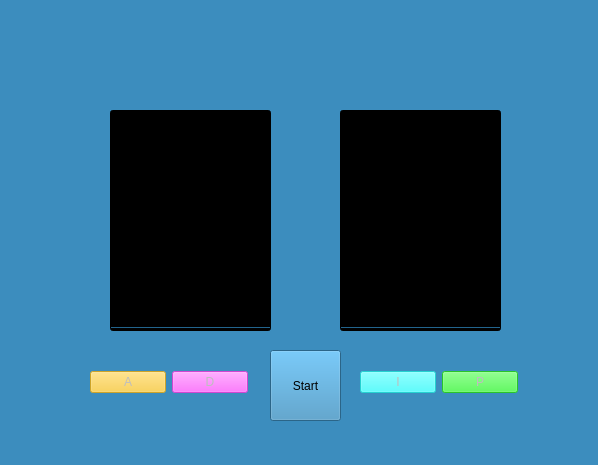
<?xml version="1.0" encoding="UTF-8"?>
<ui version="4.0">
 <class>Game</class>
 <widget class="QWidget" name="Game">
  <property name="geometry">
   <rect>
    <x>0</x>
    <y>0</y>
    <width>598</width>
    <height>465</height>
   </rect>
  </property>
  <property name="windowTitle">
   <string>Form</string>
  </property>
  <property name="styleSheet">
   <string notr="true">background-color: rgb(60, 141, 190);</string>
  </property>
  <widget class="QProgressBar" name="progressBar">
   <property name="geometry">
    <rect>
     <x>110</x>
     <y>110</y>
     <width>161</width>
     <height>221</height>
    </rect>
   </property>
   <property name="styleSheet">
    <string notr="true">
background-color:rgb(0,0,0);
</string>
   </property>
   <property name="maximum">
    <number>20</number>
   </property>
   <property name="value">
    <number>0</number>
   </property>
   <property name="textVisible">
    <bool>false</bool>
   </property>
   <property name="orientation">
    <enum>Qt::Vertical</enum>
   </property>
  </widget>
  <widget class="QProgressBar" name="progressBar_2">
   <property name="geometry">
    <rect>
     <x>340</x>
     <y>110</y>
     <width>161</width>
     <height>221</height>
    </rect>
   </property>
   <property name="styleSheet">
    <string notr="true">background-color: rgb(0,0,0);</string>
   </property>
   <property name="maximum">
    <number>20</number>
   </property>
   <property name="value">
    <number>0</number>
   </property>
   <property name="textVisible">
    <bool>false</bool>
   </property>
   <property name="orientation">
    <enum>Qt::Vertical</enum>
   </property>
   <property name="invertedAppearance">
    <bool>false</bool>
   </property>
  </widget>
  <widget class="QWidget" name="layoutWidget">
   <property name="geometry">
    <rect>
     <x>360</x>
     <y>370</y>
     <width>158</width>
     <height>25</height>
    </rect>
   </property>
   <layout class="QHBoxLayout" name="horizontalLayout_2">
    <item>
     <widget class="QPushButton" name="button3">
      <property name="enabled">
       <bool>false</bool>
      </property>
      <property name="styleSheet">
       <string notr="true">background-color:rgb(44,255,255)</string>
      </property>
      <property name="text">
       <string>I</string>
      </property>
     </widget>
    </item>
    <item>
     <widget class="QPushButton" name="button4">
      <property name="enabled">
       <bool>false</bool>
      </property>
      <property name="styleSheet">
       <string notr="true">background-color:rgb(50,240,50)</string>
      </property>
      <property name="text">
       <string>P</string>
      </property>
     </widget>
    </item>
   </layout>
  </widget>
  <widget class="QWidget" name="layoutWidget">
   <property name="geometry">
    <rect>
     <x>90</x>
     <y>370</y>
     <width>158</width>
     <height>25</height>
    </rect>
   </property>
   <layout class="QHBoxLayout" name="horizontalLayout">
    <item>
     <widget class="QPushButton" name="button1">
      <property name="enabled">
       <bool>false</bool>
      </property>
      <property name="styleSheet">
       <string notr="true">background-color:rgb(250,200,50)</string>
      </property>
      <property name="text">
       <string>A</string>
      </property>
     </widget>
    </item>
    <item>
     <widget class="QPushButton" name="button2">
      <property name="enabled">
       <bool>false</bool>
      </property>
      <property name="styleSheet">
       <string notr="true">background-color: rgb(255, 85, 255);</string>
      </property>
      <property name="text">
       <string>D</string>
      </property>
     </widget>
    </item>
   </layout>
  </widget>
  <widget class="QPushButton" name="start">
   <property name="geometry">
    <rect>
     <x>270</x>
     <y>350</y>
     <width>71</width>
     <height>71</height>
    </rect>
   </property>
   <property name="sizePolicy">
    <sizepolicy hsizetype="Ignored" vsizetype="Ignored">
     <horstretch>0</horstretch>
     <verstretch>0</verstretch>
    </sizepolicy>
   </property>
   <property name="layoutDirection">
    <enum>Qt::LeftToRight</enum>
   </property>
   <property name="autoFillBackground">
    <bool>false</bool>
   </property>
   <property name="text">
    <string>Start</string>
   </property>
   <property name="iconSize">
    <size>
     <width>20</width>
     <height>20</height>
    </size>
   </property>
  </widget>
  <widget class="QLabel" name="label">
   <property name="enabled">
    <bool>true</bool>
   </property>
   <property name="geometry">
    <rect>
     <x>260</x>
     <y>30</y>
     <width>91</width>
     <height>81</height>
    </rect>
   </property>
   <property name="styleSheet">
    <string notr="true"/>
   </property>
   <property name="text">
    <string/>
   </property>
   <property name="alignment">
    <set>Qt::AlignCenter</set>
   </property>
  </widget>
  <zorder>layoutWidget</zorder>
  <zorder>start</zorder>
  <zorder>label</zorder>
  <zorder>progressBar</zorder>
  <zorder>layoutWidget</zorder>
  <zorder>progressBar_2</zorder>
 </widget>
 <resources/>
 <connections/>
</ui>
